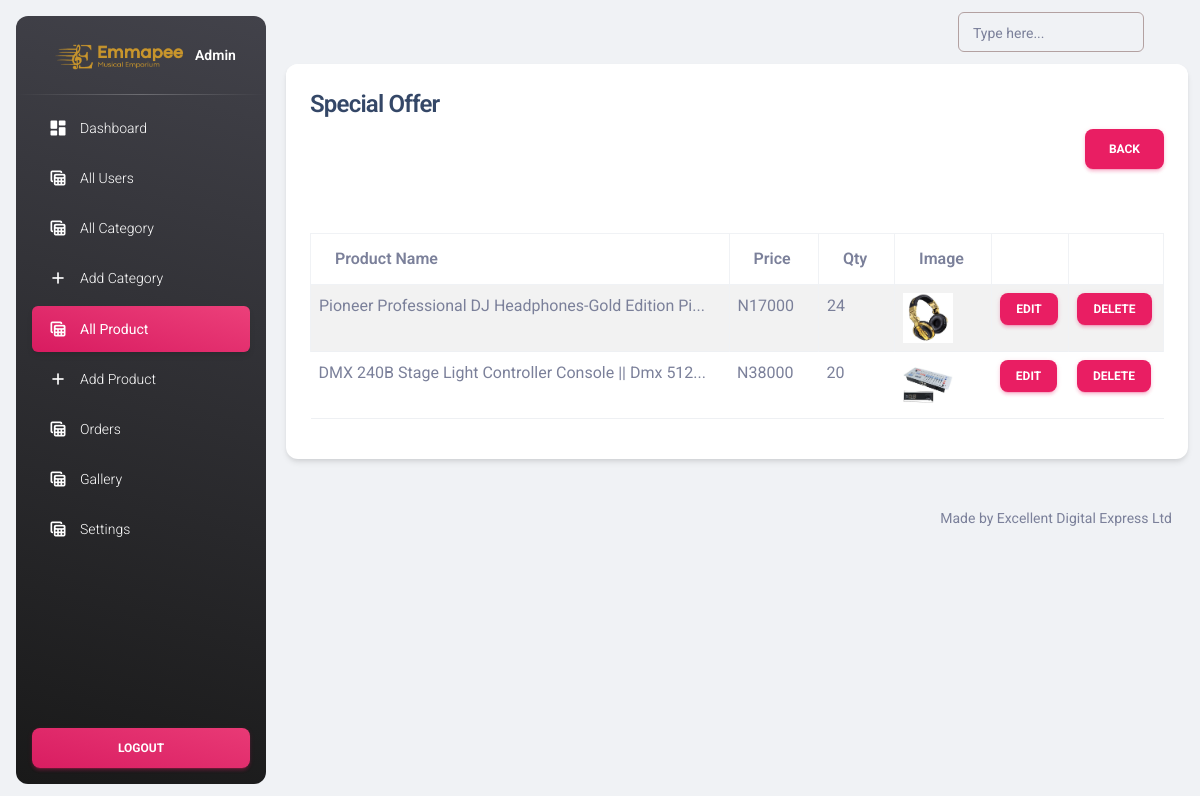
/admin/special-offer.php (signed in), run on the app's committed database.
### tables this page shows
CREATE TABLE `products` (
  `id` int(11) NOT NULL,
  `category_id` int(11) NOT NULL,
  `name` varchar(255) NOT NULL,
  `special_offer` varchar(255) NOT NULL,
  `sub_category_id` int(11) NOT NULL,
  `small_description` mediumtext NOT NULL,
  `description` mediumtext NOT NULL,
  `original_price` int(50) NOT NULL,
  `selling_price` int(50) NOT NULL,
  `image` varchar(255) NOT NULL,
  `qty` int(11) NOT NULL,
  `status` tinyint(4) NOT NULL,
  `trending` tinyint(4) NOT NULL,
  `meta_title` varchar(255) NOT NULL,
  `meta_keywords` mediumtext NOT NULL,
  `meta_description` mediumtext NOT NULL,
  `created_at` timestamp NOT NULL DEFAULT current_timestamp()
);

### functions/myfunctions.php (called while the page is built, shortened)
<?php
require_once '../config/dbcon.php';
function getAllSpecial($table) {
    global $conn;
    $query = "SELECT * FROM $table WHERE special_offer = 1 ORDER BY id DESC";
    return $query_run = mysqli_query($conn, $query);
}
?>

### admin/special-offer.php (the view, shortened to what this page needs)
<?php
include 'includes/header.php';
require_once '../functions/myfunctions.php';
?>
<div class="container">
    <div class="row">
        <div class="col-md-12">
            <div class="card">
                <div class="card-header">
                    <h4>Special Offer</h4>
                    <a href="product.php" class="btn btn-primary float-end">Back</a>
                </div>
                <div class="card-body">
                    <table class="table table-bordered table-striped">
                        <thead>
                            <tr>
                                <th>Product Name</th>
                                <th>Price</th>
                                <th>Qty</th>
                                <th>Image</th>
                                <th></th>
                                <th></th>
                            </tr>
                        </thead>
                        <tbody>
                            <?php
                                $special_offer = getAllSpecial("products");
                                if (mysqli_num_rows($special_offer) > 0) {
                                    foreach ($special_offer as $item) {
                                        ?>
                                        <tr>
                                            <td>
                                                <?= $item['name']; ?>
                                            </td>
                                            <td>
                                                N<?= $item['selling_price']; ?>
                                            </td>
                                            <td>
                                                <?= $item['qty']; ?>
                                            </td>
                                            <td>
                                                <img src="../uploads/<?= $item['image']; ?>" width="50px" height="50px" alt="<?php $item['name']; ?>">
                                            </td>
                                            <td>
                                                <a href="edit-product.php?id=<?= $item['id']; ?>" class="btn btn-sm btn-primary">Edit</a>
                                            </td>
                                            <td>
                                                <form action="script.php" method="post">
                                                <button type="submit" name="delete_product_btn" onclick="return confirm('Are you sure to delete this special offer?')" class="btn btn-sm btn-primary">Delete</button>
                                                </form>
                                            </td>
                                        </tr>
                                        <?php
                                    }
                                } else {
                                    echo 'No records found';
                                }
                            ?>
                        </tbody>
                    </table>
                </div>
          </div>
        </div>
      </div>
    </div>
<?php include 'includes/footer.php'; ?>

### admin/assets/css/styles.css (style rules this page uses)
table { border-collapse: collapse; }
tr { border-bottom: 1px solid #eef0f3; }
tbody tr td { padding: 10px 15px; }

### admin/includes/header.php (style rules this page uses)
.row > div:nth-child(1) { margin-top: 0; }
.row > div { margin-top: 3vmin; }

### data on the page
products: name "Pioneer Professional DJ Headphones-Gold Edition Pi...", selling_price "17000", qty "24", image (picture)
products: name "DMX 240B Stage Light Controller Console || Dmx 512...", selling_price "38000", qty "20", image (picture)
